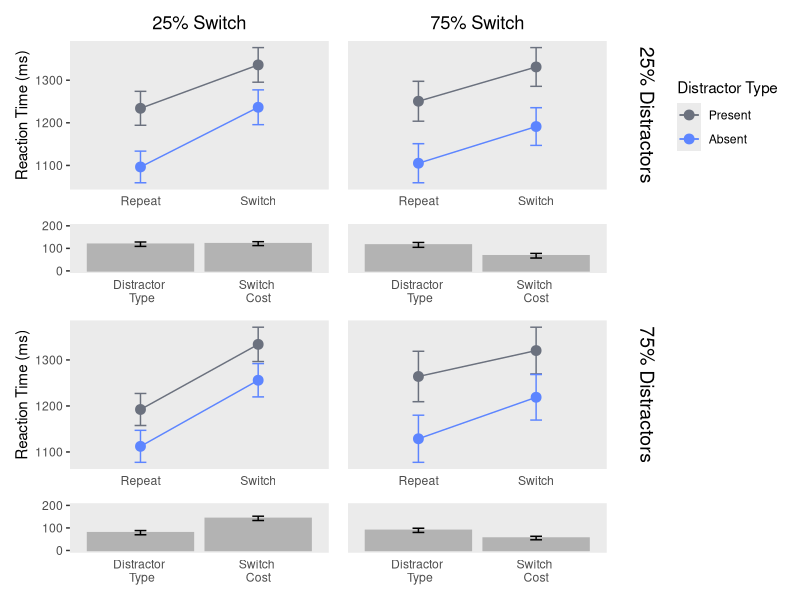

Write R code to recreate this figure.
library(tidyverse)
library(plotrix)
library(cowplot)
library(patchwork)

setwd("path/to/stability-flexibility-taskswitch-visualsearch")

#' function to do analyze
prepareDataSets <- function(df){
  # get means by subject
  RT_means <- df %>% 
    group_by(subject, distractorType, taskSequence, switchProp, distractorProp) %>% 
    summarise(mean_RT = mean(RT, na.rm = TRUE))
  
  RT_sub_means <- df %>% 
    group_by(subject) %>% 
    summarise(mean_RT = mean(RT, na.rm = TRUE))
  
  return(list(RT_means = RT_means, sub_means = RT_sub_means))
}

all <- read_csv('data/exp2_additional_singleton/RT_all.csv') %>% 
  mutate(across(c(distractorType, taskSequence, subject, switchProp, distractorProp), as.factor))

all_dfs <- prepareDataSets(all)

all_df <- all_dfs[[1]]

all_stats <- all_df %>% 
  group_by(distractorType, taskSequence, switchProp, distractorProp) %>% 
  summarise(sem_RT = std.error(mean_RT), mean_RT = mean(mean_RT))

switch_costs <- all_df %>% 
  group_by(subject, switchProp, distractorProp, taskSequence) %>% 
  summarise(mean_RT = mean(mean_RT)) %>% 
  mutate(sum_RT = sum(mean_RT)) %>% 
  filter(taskSequence == 's') %>% 
  mutate(diff_RT = mean_RT - (sum_RT - mean_RT)) %>% 
  ungroup() %>% 
  select(subject, switchProp, distractorProp, diff_RT)
  
distractor_costs <- all_df %>% 
  group_by(subject, switchProp, distractorProp, distractorType) %>% 
  summarise(mean_RT = mean(mean_RT)) %>% 
  mutate(sum_RT = sum(mean_RT)) %>% 
  filter(distractorType == 'd') %>% 
  mutate(diff_RT = mean_RT - (sum_RT - mean_RT)) %>% 
  ungroup() %>% 
  select(subject, switchProp, distractorProp, diff_RT)

costs <- distractor_costs %>% 
  group_by(switchProp, distractorProp) %>% 
  summarise(ce_mean = mean(diff_RT), ce_sem = std.error(diff_RT)) %>% 
  left_join(switch_costs %>% 
          group_by(switchProp, distractorProp) %>% 
          summarise(sc_mean = mean(diff_RT), sc_sem = std.error(diff_RT)),
          by = c('switchProp' = 'switchProp', 'distractorProp' = 'distractorProp'))

all_stats <- all_stats %>% 
  left_join(costs)

# levels(all_stats$switchProp) <- c('25% Switch', '75% Switch')
# levels(all_stats$distractorProp) <- c('25% Incongruent', '75% Incongruent')
# ggplot(all_stats, aes(x=taskSequence, y=mean_RT, color=distractorType, group=distractorType)) +
#   geom_errorbar(aes(ymin=mean_RT - sem_RT, ymax=mean_RT + sem_RT), width=.1) +
#   geom_line() +
#   geom_point(size=3) +
#   facet_grid(switchProp ~ distractorProp) +
#   xlab('Task Sequence') +
#   ylab('Reaction Time (ms)') +
#   guides(color=guide_legend(title="Distractor Type")) +
#   scale_color_manual(values = c('#6B717E', '#5D85FF'), labels=c('Congruent', 'Incongruent')) +
#   scale_x_discrete(labels=c('Repeat', 'Switch')) +
#   scale_y_continuous(limits = c(850, 1100)) +
#   theme(panel.grid = element_blank(),
#         strip.background = element_blank(),
#         strip.text = element_text(size = 15))


# lines thicker
# remove greyish "thing"
# change y axis to be consistent DONE
# make the colors not default
# remove grid lines from background
# remove the boxes for the facet labels

make_plot <- function(data){
  leftPlot <- data$switchProp[[1]] == '25%'
  topPlot <- data$distractorProp[[1]] == '25%'
  
  main <- ggplot(data, aes(x=taskSequence, y=mean_RT, color=distractorType, group=distractorType)) +
    geom_errorbar(aes(ymin=mean_RT - sem_RT, ymax=mean_RT + sem_RT), width=.1) +
    geom_line() +
    geom_point(size=3) +
    ylab(ifelse(leftPlot, "Reaction Time (ms)", 
                ifelse(topPlot, '25% Distractors\n', '75% Distractors\n'))) +
    scale_y_continuous(position=ifelse(leftPlot, 'left','right')) +
    scale_x_discrete(labels=c('Repeat', 'Switch')) +
    scale_color_manual(values = c('#6B717E', '#5D85FF'), labels=c('Present', 'Absent')) +
    theme(axis.title.x = element_blank(),
          #axis.title.y = ifelse(!leftPlot, element_blank, element_text)(),
          #axis.text.x = element_blank(),
          axis.text.y = ifelse(!leftPlot, element_blank, element_text)(),
          axis.ticks.x = element_blank(),
          axis.ticks.y = ifelse(!leftPlot, element_blank, element_line)(),
          legend.position = "none",
          panel.grid = element_blank(),
          plot.title = element_text(hjust = 0.5))
  
  sub_df <- tibble(condition = c('Switch \nCost', 'Distractor \n Type'), 
                   vals = c(data$sc_mean[1], data$ce_mean[1]),
                   sems = c(data$sc_sem[1], data$ce_sem[1]))
  sub <- ggplot(sub_df, aes(x=condition, y=vals)) +
    geom_bar(stat="identity", fill = 'grey70', color='grey70') +
    geom_errorbar(aes(ymin=vals - sems, ymax=vals + sems), width=.1) +
    scale_y_continuous(limits=c(0, 200), breaks=c(0, 100, 200)) + 
    theme(axis.title.y = element_blank(),
      #axis.title.y = ifelse(!leftPlot, element_blank, element_text)(),
          axis.text.y = ifelse(!leftPlot, element_blank, element_text)(),
          axis.ticks.y = ifelse(!leftPlot, element_blank, element_line)(),
          axis.title.x = element_blank(),
          axis.ticks.x = element_blank(),
          panel.grid = element_blank())
  
  # add titles to top
  if (topPlot){
    if (leftPlot){
      main <- main + ggtitle('25% Switch')
    } else {
      main <- main + ggtitle('75% Switch') + 
        theme(legend.position = 'right') +
        guides(color=guide_legend(title="Distractor Type"))
    }
  } 
  
  if (!leftPlot){
    main <- main + theme(axis.title.y = element_text(size=14))
  }
  
  return(main + sub + plot_layout(nrow = 2, heights = c(3,1)))
}

p <- split(all_stats, list(all_stats$switchProp, all_stats$distractorProp)) %>% 
  lapply(make_plot)

p %>% 
  wrap_plots() %>% 
  plot_layout(guides = "collect") 
